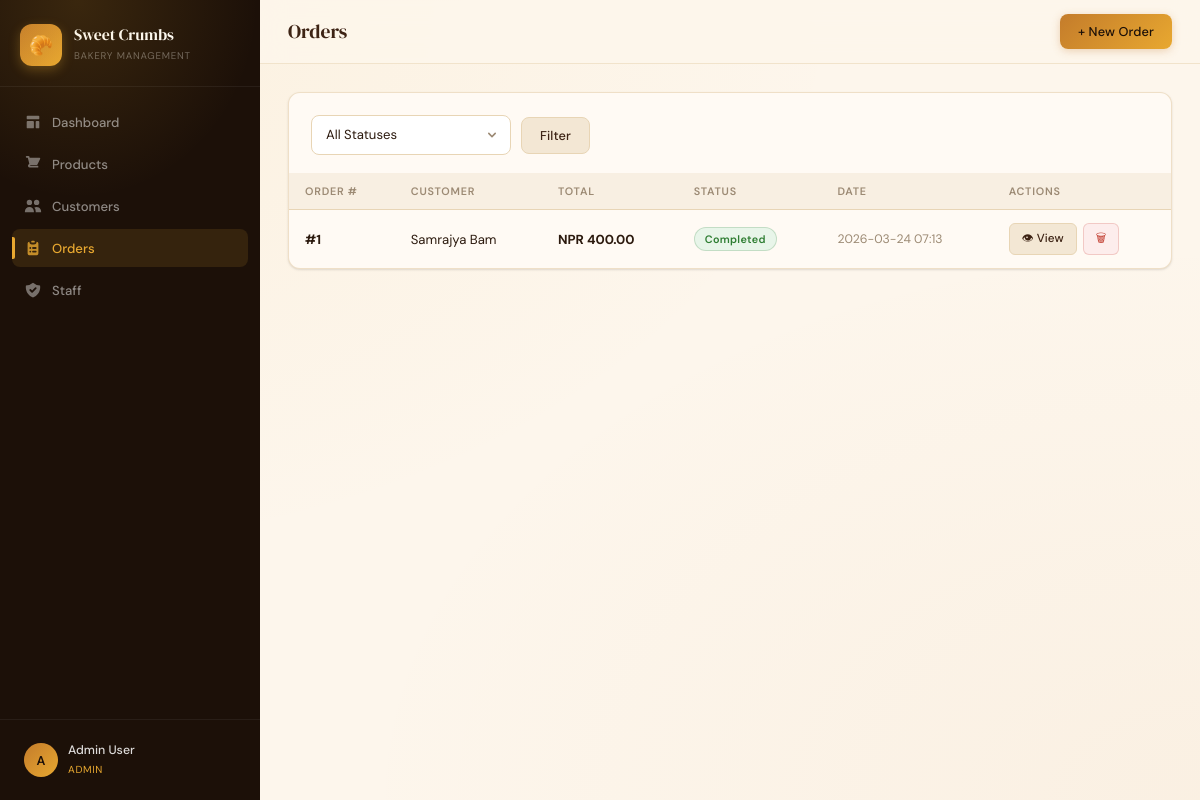
/orders (signed in), run on the app's committed database.
### tables this page shows
CREATE TABLE "order" (
                id INTEGER PRIMARY KEY AUTOINCREMENT,
                customer_id INTEGER NOT NULL,
                total_price REAL NOT NULL DEFAULT 0,
                status TEXT NOT NULL DEFAULT 'pending',
                order_date TEXT DEFAULT CURRENT_TIMESTAMP,
                FOREIGN KEY (customer_id) REFERENCES customer(id)
            );

CREATE TABLE customer (
                id INTEGER PRIMARY KEY AUTOINCREMENT,
                name TEXT NOT NULL,
                email TEXT UNIQUE NOT NULL,
                phone TEXT,
                address TEXT,
                created_at TEXT DEFAULT CURRENT_TIMESTAMP
            );

### app.py (the view)
@app.route('/orders')
@requires_permission('orders')
def orders():
    try:
        conn = get_db()
        status_filter = request.args.get('status', '')
        query = '''SELECT o.id, c.name as customer_name, o.total_price, o.status, o.order_date
                   FROM \"order\" o JOIN customer c ON o.customer_id = c.id WHERE 1=1'''
        params = []
        if status_filter:
            query += " AND o.status=?"
            params.append(status_filter)
        query += " ORDER BY o.order_date DESC"
        orders = conn.execute(query, params).fetchall()
        conn.close()
        return render_template('orders.html', orders=orders, status_filter=status_filter)
    except Exception as e:
        logger.error(f'Orders page error: {e}')
        flash('Error loading orders.', 'danger')
        return redirect(url_for('index'))

### app.py (called while the page is built)
def get_db():
    try:
        conn = sqlite3.connect(DB_PATH)
        conn.row_factory = sqlite3.Row
        return conn
    except sqlite3.Error as e:
        logger.error(f'Database connection error: {e}')
        raise

def requires_permission(module):
    def decorator(f):
        @wraps(f)
        def decorated(*args, **kwargs):
            if 'user_id' not in session:
                return redirect(url_for('login'))
            role = session.get('role', 'staff')
            if module not in ROLE_PERMISSIONS.get(role, set()):
                logger.warning(f'Access denied for user {session.get("user_id")} to module {module}')
                flash(f'Access denied. Your role ({role}) cannot access {module}.', 'danger')
                return redirect(url_for('index'))
            return f(*args, **kwargs)
        return decorated
    return decorator

### templates/orders.html (shortened to what this page needs)
{% extends 'base.html' %}
{% block page_title %}Orders{% endblock %}
{% block topbar_actions %}
  <a href="{{ url_for('add_order') }}" class="btn btn-primary">+ New Order</a>
{% endblock %}
{% block content %}
<div class="card">
  <div class="card-body" style="padding-bottom:0">
    <form method="get" class="search-bar">
      <select name="status" class="form-control" style="max-width:200px">
        <option value="">All Statuses</option>
      </select>
      <button type="submit" class="btn btn-secondary">Filter</button>
    </form>
  </div>
  <div class="table-wrap">
    <table>
      <thead>
        <tr>
          <th>Order #</th><th>Customer</th><th>Total</th><th>Status</th><th>Date</th><th>Actions</th>
        </tr>
      </thead>
      <tbody>
        {% for o in orders %}
        <tr>
          <td><strong>#{{ o.id }}</strong></td>
          <td>{{ o.customer_name }}</td>
          <td><strong>NPR {{ "%.2f"|format(o.total_price) }}</strong></td>
          <td><span class="badge badge-{{ o.status }}">{{ o.status.title() }}</span></td>
          <td style="color:var(--muted);font-size:0.82rem">{{ o.order_date[:16] }}</td>
          <td>
            <div style="display:flex;gap:6px;align-items:center">
              <a href="{{ url_for('order_detail', oid=o.id) }}" class="btn btn-secondary btn-sm">👁 View</a>
              <form method="post" action="{{ url_for('delete_order', oid=o.id) }}" style="display:inline"
                    onsubmit="return confirm('Delete order #{{ o.id }}?')">
                <button class="btn btn-danger btn-sm">🗑</button>
              </form>
            </div>
          </td>
        </tr>
        {% else %}
        <tr><td colspan="6" style="text-align:center;color:var(--muted);padding:40px">No orders found.</td></tr>
        {% endfor %}
      </tbody>
    </table>
  </div>
</div>
{% endblock %}

### static/css/style.css (style rules this page uses)
:root { --espresso: #1C1008; --brown: #3D2314; --mocha: #6B3F22; --caramel: #C47C2B; --gold: #E8A830; --cream: #FDF6EC; --warm-white: #FFFAF4; --tan: #E8D5B5; --muted: #9C8A74; --text: #2C1A0E; --text-light: #7A6552; --success: #2E7D32; --success-bg: #E8F5E9; --danger: #C0392B; --danger-bg: #FDEDEC; --warning: #E67E22; --warning-bg: #FEF9E7; --info: #1565C0; --info-bg: #E3F2FD; --sidebar-w: 260px; --topbar-h: 64px; --radius: 12px; --radius-sm: 8px; --radius-lg: 18px; --shadow-sm: 0 1px 3px rgba(28,16,8,0.08), 0 1px 2px rgba(28,16,8,0.06); --shadow: 0 4px 16px rgba(28,16,8,0.1), 0 2px 6px rgba(28,16,8,0.06); --shadow-lg: 0 12px 40px rgba(28,16,8,0.14), 0 4px 16px rgba(28,16,8,0.08); --font-display: 'DM Serif Display', Georgia, serif; --font-body: 'DM Sans', system-ui, sans-serif; --transition: 0.2s cubic-bezier(0.4, 0, 0.2, 1); }
*, *::before, *::after { box-sizing: border-box; margin: 0; padding: 0; }
html { font-size: 15px; scroll-behavior: smooth; }
body { font-family: var(--font-body); background: var(--cream); color: var(--text); display: flex; min-height: 100vh; -webkit-font-smoothing: antialiased; background-image: radial-gradient(ellipse at 0% 0%, rgba(228,168,48,0.07) 0%, transparent 50%), radial-gradient(ellipse at 100% 100%, rgba(196,124,43,0.05) 0%, transparent 50%); }
.btn { display: inline-flex; align-items: center; gap: 6px; padding: 9px 18px; border-radius: var(--radius-sm); font-size: 0.85rem; font-weight: 500; font-family: var(--font-body); border: none; cursor: pointer; text-decoration: none; transition: all var(--transition); white-space: nowrap; letter-spacing: 0.01em; }
.btn-primary { background: linear-gradient(135deg, var(--caramel), var(--gold)); color: var(--espresso); box-shadow: 0 2px 8px rgba(196,124,43,0.3); }
.btn-secondary { background: rgba(232,213,181,0.5); color: var(--brown); border: 1px solid var(--tan); }
.btn-danger { background: var(--danger-bg); color: var(--danger); border: 1px solid rgba(192,57,43,0.2); }
.btn-sm { padding: 5px 12px; font-size: 0.78rem; border-radius: 6px; }
.card { background: var(--warm-white); border-radius: var(--radius); border: 1px solid rgba(232,213,181,0.7); box-shadow: var(--shadow-sm); overflow: hidden; margin-bottom: 20px; }
.card-body { padding: 22px; }
.table-wrap { overflow-x: auto; -webkit-overflow-scrolling: touch; }
table { width: 100%; border-collapse: collapse; font-size: 0.875rem; }
thead th { background: rgba(232,213,181,0.3); padding: 11px 16px; text-align: left; font-size: 0.72rem; font-weight: 600; text-transform: uppercase; letter-spacing: 0.07em; color: var(--muted); border-bottom: 1px solid rgba(232,213,181,0.8); white-space: nowrap; }
tbody td { padding: 13px 16px; border-bottom: 1px solid rgba(232,213,181,0.4); color: var(--text); vertical-align: middle; }
tbody tr:last-child td { border-bottom: none; }
tbody tr { transition: background var(--transition); }
.badge { display: inline-flex; align-items: center; gap: 4px; padding: 4px 10px; border-radius: 100px; font-size: 0.72rem; font-weight: 600; letter-spacing: 0.03em; white-space: nowrap; }
.badge-completed { background: var(--success-bg); color: var(--success); border: 1px solid rgba(46,125,50,0.2); }
.form-control { width: 100%; padding: 10px 14px; border: 1.5px solid var(--tan); border-radius: var(--radius-sm); font-size: 0.875rem; font-family: var(--font-body); color: var(--text); background: #fff; transition: all var(--transition); outline: none; appearance: none; -webkit-appearance: none; }
.form-control::placeholder { color: #BBA98A; }
select.form-control { background-repeat: no-repeat; background-position: right 10px center; background-size: 16px; padding-right: 36px; }
.search-bar { display: flex; gap: 10px; flex-wrap: wrap; align-items: center; margin-bottom: 18px; }
.search-bar .form-control { max-width: 320px; flex: 1; }
.content > * { animation: fadeIn 0.35s ease both; }

### data on the page
order: id "1", customer_name "Samrajya Bam", total_price "400.00", status "Completed", order_date "2026-03-24 07:13"

### other printed values
{{ session.get('name','?')[0].upper() }} "A"
{{ session.get('name','User') }} "Admin User"
{{ session.get('role','staff').title() }} "ADMIN"
